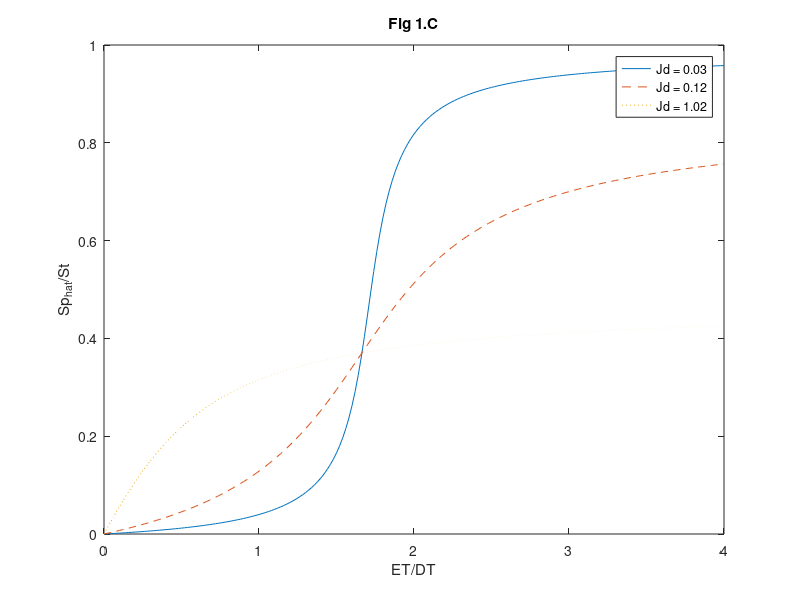

The MATLAB script that drew this image:
clc;
clear all;
close all;

k2e = 1;
k2d = 1.7;
kme = 1;
kmd = 1;
St = 50;

%% For Dt = 0.5
Et = 0:0.01:2;
Dt_1 = 0.5;
Ve = (k2e*Et)./(k2d*Dt_1);
Vd = 1;
Je = (kme + Et)./St;
Jd = (kmd + Dt_1)./St;

Sp_star_hat = St*(2*Ve.*Jd)./(Vd - Ve + Vd.*Je + Ve.*Jd + ((Vd - Ve + Vd.*Je + Ve.*Jd).^2 - 4*(Vd - Ve).*(Ve.*Jd)).^0.5);
plot(Et./Dt_1,Sp_star_hat./St)
hold on
%% For Dt = 5
Et = 0:0.1:20;
Dt_2 = 5;
Ve = (k2e*Et)./(k2d*Dt_2);
Vd = 1;
Je = (kme + Et)./St;
Jd = (kmd + Dt_2)./St;

Sp_star_hat = St*(2*Ve.*Jd)./(Vd - Ve + Vd.*Je + Ve.*Jd + ((Vd - Ve + Vd.*Je + Ve.*Jd).^2 - 4*(Vd - Ve).*(Ve.*Jd)).^0.5);
plot(Et./Dt_2,Sp_star_hat./St,'--')
%% For Dt = 50
Et = 0:1:200;
Dt_3 = 50;
Ve = (k2e*Et)./(k2d*Dt_3);
Vd = 1;
Je = (kme + Et)./St;
Jd = (kmd + Dt_3)./St;

Sp_star_hat = St*(2*Ve.*Jd)./(Vd - Ve + Vd.*Je + Ve.*Jd + ((Vd - Ve + Vd.*Je + Ve.*Jd).^2 - 4*(Vd - Ve).*(Ve.*Jd)).^0.5);
plot(Et./Dt_3,Sp_star_hat./St,':')
%% Labelling the plot
title('Fig 1.C')
xlabel('ET/DT') % x-axis label
ylabel('Sp_h_a_t/St') % y-axis label
legend('Jd = 0.03','Jd = 0.12','Jd = 1.02')